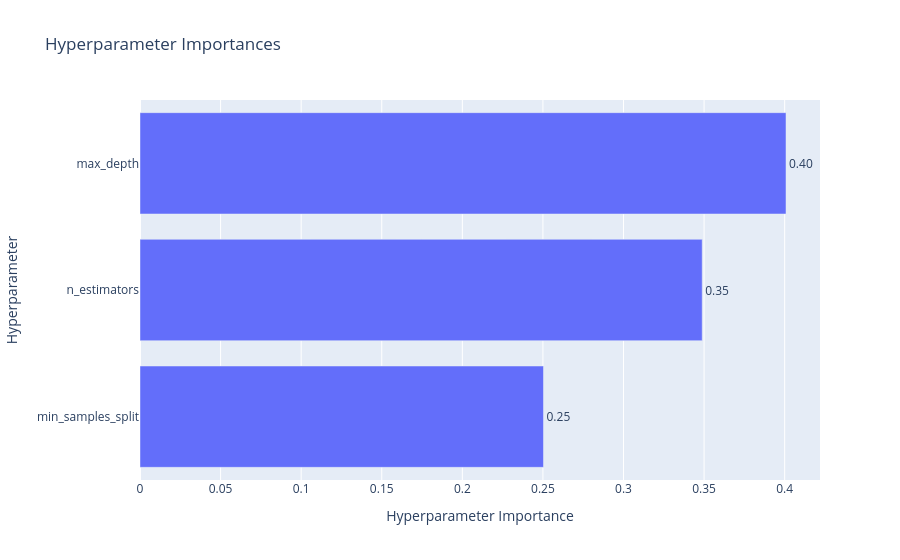

Notebook code for this chart:
### Markdown cell above
## 20. Resultados de la búsqueda

Guardamos la configuración ganadora para el entrenamiento final posterior. El gráfico muestra la importancia de los hiperparámetros en esta búsqueda, no cuál técnica de datos fue mejor.

### Code cell
best_params = study.best_params.copy()
print("Mejores parámetros:", best_params)
print(f"Mejor F1 de validación: {study.best_value:.4f}")

# Usamos el mismo evaluador y semilla para el cálculo y el gráfico.
importance_evaluator = optuna.importance.FanovaImportanceEvaluator(seed=42)
param_importances = optuna.importance.get_param_importances(
    study, evaluator=importance_evaluator,
)
importance_figure = optuna.visualization.plot_param_importances(
    study, evaluator=importance_evaluator,
)
importance_figure.show()

most_important_param = max(param_importances, key=param_importances.get)
print("Parámetro con mayor importancia calculada:", most_important_param)

### Figure 1 — Plotly figure (JSON) as saved in the notebook; plotly's stock layout.template omitted (floating-point values rounded to 4 significant figures)
{"data": [{"cliponaxis": false, "hovertemplate": ["min_samples_split (IntDistribution): 0.2503449002093659<extra></extra>", "n_estimators (IntDistribution): 0.34882988556571054<extra></extra>", "max_depth (IntDistribution): 0.4008252142249236<extra></extra>"], "name": "Objective Value", "orientation": "h", "text": ["0.25", "0.35", "0.40"], "textposition": "outside", "type": "bar", "x": [0.2503, 0.3488, 0.4008], "y": ["min_samples_split", "n_estimators", "max_depth"]}], "layout": {"title": {"text": "Hyperparameter Importances"}, "xaxis": {"title": {"text": "Hyperparameter Importance"}}, "yaxis": {"title": {"text": "Hyperparameter"}}}}
